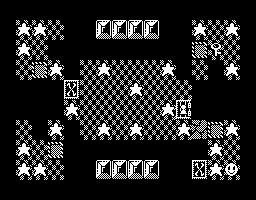

This game map was drawn from its Tiled (.tmx) file and the tilesets committed beside it. A one-line description and the full map source follow:
An orthogonal 16x10 tile map with 16x20 px tiles, 1 tile layer (level16), 15 hidden layers not drawn.

<map version="1.9" tiledversion="1.9.0" orientation="orthogonal" renderorder="right-down" width="16" height="10" tilewidth="16" tileheight="20" infinite="0" backgroundcolor="#000000" nextlayerid="17" nextobjectid="1">
 <tileset firstgid="1" source="sprites.tsx" />
 <layer id="1" name="level1" width="16" height="10" visible="0">
  <data encoding="csv">
0,0,0,0,0,0,0,0,0,0,0,0,0,0,0,0,
0,0,0,0,0,0,0,0,0,0,0,0,0,0,0,0,
0,0,0,0,2,2,9,0,0,0,0,0,0,0,0,0,
0,0,0,0,0,2,2,0,10,2,9,6,0,0,0,0,
0,0,0,0,9,2,9,2,8,9,2,2,0,0,0,0,
0,0,0,0,2,2,2,2,0,2,2,0,0,0,0,0,
0,0,0,0,9,2,9,2,0,2,9,9,0,0,0,0,
0,0,0,0,0,0,0,0,0,9,2,9,0,0,0,0,
0,0,0,0,0,0,0,0,0,0,0,0,0,0,0,0,
0,0,0,0,0,0,0,0,0,0,0,0,0,0,0,0
</data>
 </layer>
 <layer id="2" name="level2" width="16" height="10" visible="0">
  <data encoding="csv">
0,0,0,0,0,0,0,0,0,0,0,0,0,0,0,0,
0,0,0,0,1,0,0,0,0,0,0,1,0,0,0,0,
0,2,9,2,3,0,0,0,0,0,0,0,2,9,2,0,
0,0,2,0,1,0,2,9,2,9,0,1,0,2,0,0,
0,2,9,9,0,2,2,2,2,2,2,0,2,2,2,0,
2,9,8,2,2,2,2,2,2,9,9,2,2,2,10,18,
0,9,2,9,0,2,2,9,2,2,9,0,2,2,2,0,
0,0,2,0,0,0,2,2,2,2,0,0,0,2,0,0,
0,2,9,2,0,0,0,0,0,0,0,0,2,6,2,0,
0,0,0,0,0,0,0,0,0,0,0,0,0,0,0,0
</data>
 </layer>
 <layer id="3" name="level3" width="16" height="10" visible="0">
  <data encoding="csv">
0,0,0,0,0,0,0,0,0,0,0,0,0,0,0,0,
0,0,0,0,0,1,1,1,1,1,1,0,0,0,0,0,
0,0,0,0,0,1,8,2,9,2,1,0,0,0,0,0,
0,1,1,1,1,1,1,2,2,1,1,1,1,1,1,0,
0,1,10,2,2,5,2,9,2,2,1,6,2,2,1,0,
0,1,2,2,4,1,2,2,2,9,5,2,2,2,1,0,
0,1,1,1,1,1,9,2,2,2,1,1,1,1,1,0,
0,0,0,0,0,1,2,2,2,4,1,0,0,0,0,0,
0,0,0,0,0,1,1,1,1,1,1,0,0,0,0,0,
0,0,0,0,0,0,0,0,0,0,0,0,0,0,0,0
</data>
 </layer>
 <layer id="4" name="level4" width="16" height="10" visible="0">
  <data encoding="csv">
0,0,0,0,0,0,0,0,0,0,0,0,0,0,0,0,
0,2,10,2,2,2,2,9,1,6,2,2,2,2,2,0,
0,2,0,2,2,2,2,11,1,1,8,2,2,3,2,0,
0,0,0,0,0,0,0,0,0,0,0,0,0,0,0,0,
0,2,0,9,2,2,2,2,2,2,2,2,9,0,2,0,
0,2,0,9,2,3,2,2,2,0,2,2,9,0,2,0,
0,0,0,0,0,0,0,0,0,0,0,0,0,0,0,0,
0,2,3,2,2,0,2,1,2,3,2,2,2,0,2,0,
0,2,2,2,2,2,2,1,2,9,2,2,2,9,2,0,
0,0,0,0,0,0,0,0,0,0,0,0,0,0,0,0
</data>
 </layer>
 <layer id="5" name="level5" width="16" height="10" visible="0">
  <data encoding="csv">
0,0,1,0,0,0,0,0,0,0,0,1,0,0,0,0,
0,4,3,0,0,0,0,0,0,0,0,0,2,9,9,0,
0,2,9,2,2,9,0,0,0,0,0,10,2,2,9,0,
0,9,2,2,2,9,0,0,0,0,0,9,2,9,2,0,
0,2,3,2,2,2,5,5,9,0,0,0,0,0,0,0,
0,5,0,0,0,0,0,0,5,0,9,2,2,2,6,0,
0,2,0,2,2,0,0,0,9,5,2,2,9,2,2,0,
0,2,9,2,9,0,0,0,0,0,2,2,9,9,2,0,
0,9,2,2,9,0,0,0,0,0,8,2,2,2,4,0,
0,0,0,0,0,0,0,0,0,0,0,0,0,0,0,0
</data>
 </layer>
 <layer id="6" name="level6" width="16" height="10" visible="0">
  <data encoding="csv">
0,0,0,0,0,0,0,0,0,0,0,0,0,0,0,0,
0,0,0,1,0,0,6,2,9,9,0,0,0,0,0,0,
0,0,1,3,0,0,0,2,2,9,5,5,9,0,0,0,
0,0,2,0,2,0,2,2,4,9,0,0,5,0,0,0,
0,0,2,3,2,0,0,5,0,0,0,2,2,2,0,0,
0,0,2,2,2,0,0,5,0,0,0,2,3,2,0,0,
0,0,0,5,0,0,9,9,2,10,0,2,0,2,0,0,
0,0,0,9,5,5,9,9,2,0,0,0,3,1,0,0,
0,0,0,0,0,0,2,4,2,8,0,0,1,0,0,0,
0,0,0,0,0,0,0,0,0,0,0,0,0,0,0,0
</data>
 </layer>
 <layer id="7" name="level7" width="16" height="10" visible="0">
  <data encoding="csv">
0,0,0,0,0,0,0,0,0,0,0,0,0,0,0,0,
0,8,5,5,5,5,5,5,9,5,5,5,5,5,5,0,
0,5,5,5,5,5,4,5,5,5,5,9,5,9,5,0,
0,9,5,9,5,5,9,5,2,4,5,5,5,5,5,0,
0,5,5,2,5,5,3,5,5,5,5,5,5,5,5,0,
0,5,5,9,5,5,5,5,9,5,5,5,5,5,5,0,
0,5,5,5,5,5,9,5,5,9,5,9,5,5,5,0,
0,9,5,5,5,5,2,5,5,5,5,5,5,9,5,0,
0,5,5,5,5,5,10,5,5,5,5,5,5,5,6,0,
0,0,0,0,0,0,0,0,0,0,0,0,0,0,0,0
</data>
 </layer>
 <layer id="8" name="level8" width="16" height="10" visible="0">
  <data encoding="csv">
0,1,1,0,0,0,10,2,2,6,0,0,2,2,2,0,
0,1,3,0,0,0,5,2,0,3,0,0,0,2,9,0,
0,0,0,0,0,0,2,0,0,1,0,0,2,3,9,0,
0,0,0,0,0,0,9,9,3,2,0,2,2,0,0,0,
0,2,3,2,0,0,2,2,2,3,0,0,2,0,0,0,
0,2,9,3,0,0,0,9,9,2,8,9,2,0,1,0,
0,2,5,2,0,0,2,3,2,2,0,5,0,1,1,0,
0,1,5,0,0,0,1,0,0,0,0,5,0,0,0,0,
0,1,0,0,0,0,3,9,5,5,5,9,0,0,0,0,
0,1,1,0,0,0,1,0,0,0,0,0,0,0,0,0
</data>
 </layer>
 <layer id="9" name="level9" width="16" height="10" visible="0">
  <data encoding="csv">
0,0,0,0,0,0,0,0,0,0,0,0,0,0,0,0,
0,8,2,2,2,2,2,2,2,2,9,9,2,2,9,0,
0,2,5,5,5,5,5,5,5,5,5,5,5,5,2,0,
0,2,5,2,2,2,9,2,2,2,2,2,2,5,9,0,
0,2,5,2,5,5,5,5,5,5,5,5,2,5,2,0,
0,2,5,2,5,5,5,5,5,5,5,5,2,5,2,0,
0,9,5,2,2,2,2,2,2,2,9,9,2,5,9,0,
0,2,5,5,5,5,5,5,5,5,5,5,5,5,2,0,
0,9,2,2,2,2,9,2,6,2,2,2,2,2,10,0,
0,0,0,0,0,0,0,0,0,0,0,0,0,0,0,0
</data>
 </layer>
 <layer id="10" name="level10" width="16" height="10" visible="0">
  <data encoding="csv">
0,0,0,9,5,5,5,5,5,5,5,5,1,0,0,0,
0,0,0,5,0,0,0,0,0,1,1,1,1,1,1,0,
0,1,1,1,1,1,1,0,0,1,2,11,2,2,7,0,
0,1,11,9,2,2,1,1,1,1,13,13,13,13,1,0,
0,1,2,9,2,2,12,5,5,12,9,2,9,9,1,0,
0,1,11,2,8,9,12,5,5,12,2,2,2,9,1,0,
0,1,13,13,13,13,1,1,1,1,2,2,9,2,1,0,
0,1,11,10,2,2,1,0,0,1,1,1,1,1,1,0,
0,1,1,1,1,1,1,0,0,0,0,0,5,0,0,0,
0,0,0,6,2,2,2,2,2,2,2,2,9,0,0,0
</data>
 </layer>
 <layer id="11" name="level11" width="16" height="10" visible="0">
  <data encoding="csv">
0,0,0,0,0,0,0,0,0,0,0,0,0,0,0,0,
0,0,0,0,0,0,0,0,0,0,0,0,0,0,0,0,
0,0,0,0,0,6,2,2,9,2,9,0,0,0,0,0,
0,0,0,0,0,2,9,14,14,2,2,0,0,0,0,0,
0,0,0,0,0,10,14,8,5,2,9,0,0,0,0,0,
0,0,0,0,0,2,14,14,9,2,2,0,0,0,0,0,
0,0,0,0,0,2,9,2,2,2,2,0,0,0,0,0,
0,0,0,0,0,0,0,0,0,0,0,0,0,0,0,0,
0,0,0,0,0,0,0,0,0,0,0,0,0,0,0,0,
0,0,0,0,0,0,0,0,0,0,0,0,0,0,0,0
</data>
 </layer>
 <layer id="12" name="level12" width="16" height="10" visible="0">
  <data encoding="csv">
0,0,0,0,0,0,0,0,0,0,0,0,0,0,0,0,
0,1,1,1,1,1,1,1,1,1,1,1,1,1,1,0,
0,1,5,5,5,5,5,5,5,5,5,5,5,1,1,0,
0,1,5,1,1,1,1,1,1,1,1,1,9,5,1,0,
0,1,5,5,5,5,5,5,5,5,5,5,11,5,1,0,
0,1,1,5,10,2,1,2,0,0,0,0,3,2,1,0,
0,1,8,1,6,5,5,9,1,5,5,5,9,5,1,0,
0,1,5,5,5,5,1,5,5,5,5,1,5,5,1,0,
0,1,1,1,1,1,1,1,1,1,1,1,1,1,1,0,
0,0,0,0,0,0,0,0,0,0,0,0,0,0,0,0
</data>
 </layer>
 <layer id="13" name="level13" width="16" height="10" visible="0">
  <data encoding="csv">
0,0,0,0,0,0,0,0,0,0,0,0,0,0,0,0,
0,0,0,0,0,0,0,0,0,0,0,0,0,0,0,0,
0,0,0,0,2,10,2,2,2,2,2,9,0,0,0,0,
0,0,0,0,1,1,1,14,14,1,2,2,0,0,0,0,
0,0,0,0,2,14,2,2,2,2,14,11,0,0,0,0,
0,0,0,0,11,14,2,8,2,2,14,2,0,0,0,0,
0,0,0,0,2,2,1,14,14,1,1,1,0,0,0,0,
0,0,0,0,2,2,2,2,2,2,6,2,0,0,0,0,
0,0,0,0,0,0,0,0,0,0,0,0,0,0,0,0,
0,0,0,0,0,0,0,0,0,0,0,0,0,0,0,0
</data>
 </layer>
 <layer id="14" name="level14" width="16" height="10" visible="0">
  <data encoding="csv">
1,1,1,1,1,1,1,1,1,1,1,1,1,1,1,1,
1,2,9,2,2,2,5,2,2,2,4,9,1,1,9,1,
1,13,13,1,1,1,1,1,1,2,2,14,12,10,2,1,
1,2,2,1,11,2,1,2,1,1,1,2,12,2,2,1,
1,2,2,1,7,1,11,2,5,8,1,2,12,9,2,1,
1,2,2,1,4,2,14,14,5,6,1,2,12,2,2,1,
1,2,2,1,9,2,9,9,1,1,1,2,12,2,9,1,
1,13,13,1,1,1,1,1,1,2,14,14,12,2,2,1,
1,2,9,2,2,1,12,2,2,9,2,14,12,9,2,1,
1,1,1,1,1,1,1,1,1,1,1,1,1,1,1,1
</data>
 </layer>
 <layer id="15" name="level15" width="16" height="10" visible="0">
  <data encoding="csv">
0,0,0,0,0,0,0,0,0,0,0,0,0,0,0,0,
6,5,5,5,1,2,2,10,2,9,2,2,5,5,9,0,
0,0,0,0,9,2,2,2,2,9,2,8,0,1,5,0,
0,9,5,5,5,9,2,2,9,2,2,9,0,5,9,0,
0,5,0,9,1,5,1,0,5,0,1,5,5,9,0,0,
0,5,0,2,0,9,5,5,9,5,5,1,0,0,0,0,
0,5,0,2,0,0,0,0,0,0,5,0,0,0,0,0,
0,9,5,9,0,0,0,0,0,1,5,0,0,0,0,0,
0,0,1,3,0,0,0,0,0,0,11,0,0,0,0,0,
0,0,0,1,0,0,0,0,0,1,0,0,0,0,0,0
</data>
 </layer>
 <layer id="16" name="level16" width="16" height="10">
  <data encoding="csv">
0,0,0,0,0,0,0,0,0,0,0,0,0,0,0,0,
0,9,9,2,0,0,1,1,1,1,0,0,9,2,9,0,
0,9,2,0,0,0,0,0,0,0,0,0,3,10,2,0,
0,2,3,9,0,2,9,2,2,2,9,0,2,0,9,0,
0,0,0,0,4,2,2,2,9,2,2,2,0,0,0,0,
0,0,0,0,9,2,2,2,2,2,9,6,0,0,0,0,
0,2,0,9,0,2,9,2,9,2,2,9,5,3,9,0,
0,9,2,3,0,0,0,0,0,0,0,0,0,9,2,0,
0,9,9,2,0,0,1,1,1,1,0,0,4,9,8,0,
0,0,0,0,0,0,0,0,0,0,0,0,0,0,0,0
</data>
 </layer>
</map>